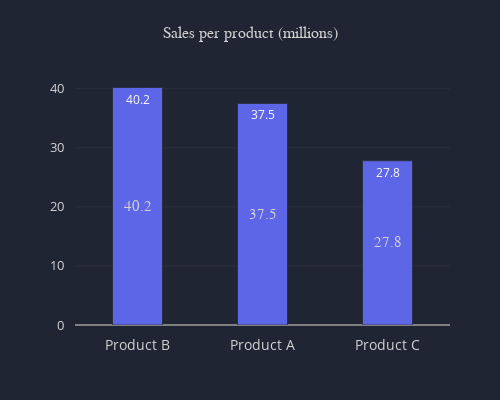

Write notebook code for a chart like this one.
### Code cell
# create data
x = ['Product A', 'Product B', 'Product C']
y = [37.5, 40.2, 27.8]
data = pd.DataFrame(data=y, index=x, columns=['Products'])
data = data.transpose()

# create chart
color_palette = chart.palette(palette='colorful')

layout = chart.layout(color_palette=color_palette, width=500, height=400,
                     title='Sales per product (millions)', 
                      title_size=16, xaxis_ticksize=14)

annot = chart.add_bar_values(data, orientation='v')

chart.bar(data, layout=layout, orientation='v', sort_by='Products', ascending=False,
            annotations=annot, bar_width=0.4)

### Figure 1 — Plotly figure (JSON) as saved in the notebook; plotly's stock layout.template omitted (floating-point values rounded to 4 significant figures)
{"data": [{"marker": {"line": {"color": "#2C3347", "width": 1}, "opacity": 0.9}, "name": "Products", "orientation": "v", "text": [40.2, 37.5, 27.8], "type": "bar", "width": 0.4, "x": ["Product B", "Product A", "Product C"], "y": [40.2, 37.5, 27.8]}], "layout": {"annotations": [{"font": {"color": "lightgrey", "family": "sans-serif", "size": 15}, "showarrow": false, "text": "37.5", "x": "Product A", "xref": "x", "y": 18.75, "yref": "y"}, {"font": {"color": "lightgrey", "family": "sans-serif", "size": 15}, "showarrow": false, "text": "40.2", "x": "Product B", "xref": "x", "y": 20.1, "yref": "y"}, {"font": {"color": "lightgrey", "family": "sans-serif", "size": 15}, "showarrow": false, "text": "27.8", "x": "Product C", "xref": "x", "y": 13.9, "yref": "y"}], "autosize": false, "height": 400, "legend": {"bordercolor": "#202534", "borderwidth": 0, "font": {"color": "lightgrey", "family": "sans-serif", "size": 12}, "orientation": "v", "traceorder": "normal", "x": 1.02, "xanchor": "left", "y": 1, "yanchor": "middle"}, "margin": {"b": 75, "l": 75, "pad": 10, "r": 50, "t": 75}, "paper_bgcolor": "#202534", "plot_bgcolor": "#202534", "title": {"font": {"color": "lightgrey", "family": "sans-serif", "size": 16}, "text": "Sales per product (millions)", "x": 0.5}, "width": 500, "xaxis": {"autorange": true, "color": "lightgrey", "dtick": 1, "gridcolor": "#343846", "gridwidth": 0.5, "showgrid": false, "showline": false, "showticklabels": true, "tickfont": {"color": "lightgrey", "size": 14}, "tickformat": "", "tickmode": "auto", "title": {"font": {"color": "lightgrey", "family": "sans-serif", "size": 18}, "text": ""}, "type": "-", "zeroline": false, "zerolinecolor": "grey"}, "yaxis": {"autorange": true, "color": "lightgrey", "dtick": 1, "gridcolor": "#343846", "gridwidth": 0.5, "showgrid": true, "showline": false, "showticklabels": true, "tickfont": {"color": "lightgrey", "size": 13}, "tickformat": "", "tickmode": "auto", "ticks": "", "title": {"font": {"color": "lightgrey", "family": "sans-serif", "size": 18}, "text": ""}, "type": "-", "zeroline": true, "zerolinecolor": "grey"}}}
